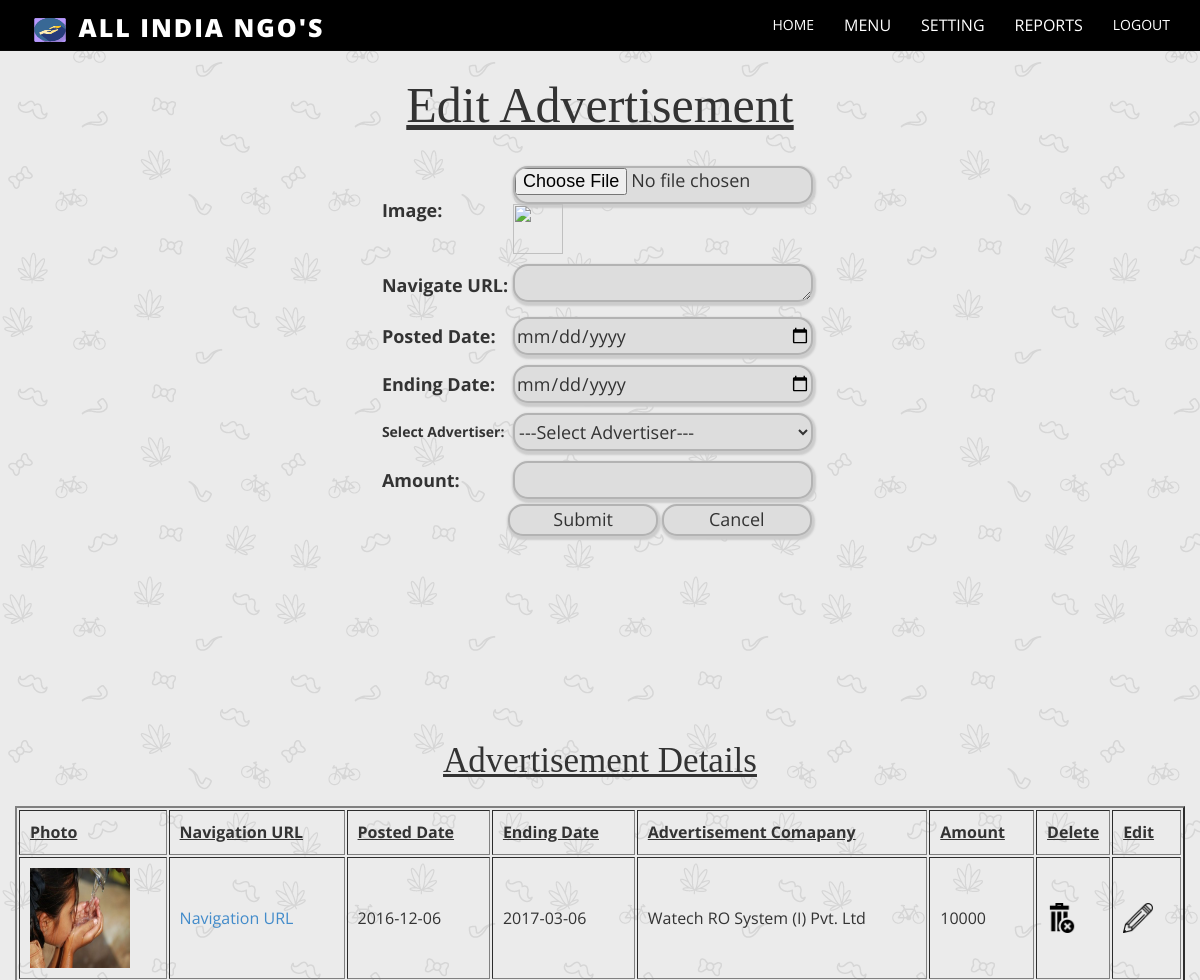
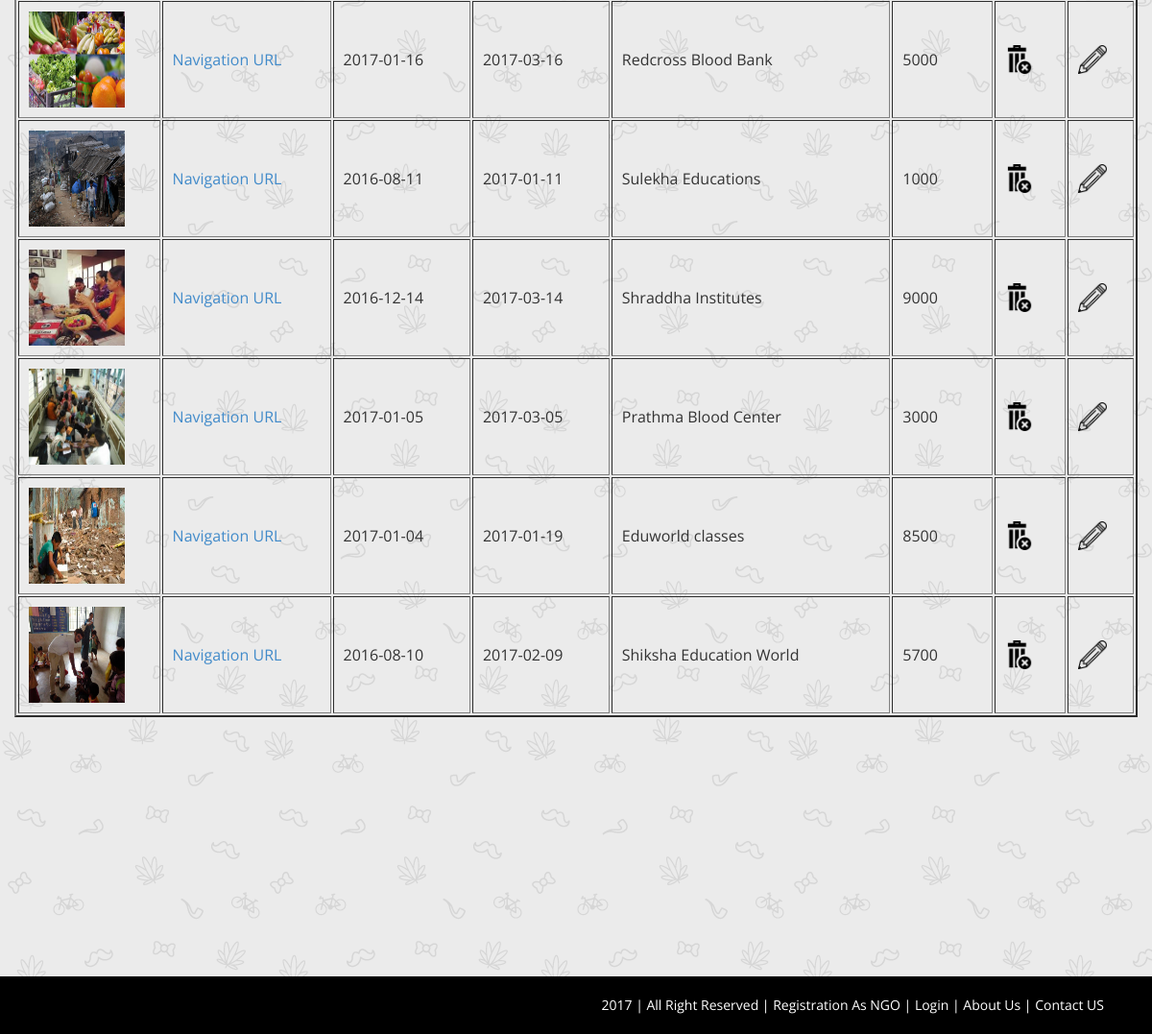
Page /project/editadvertisement.php on the committed database (2 pictures, top to bottom).
### tables this page shows
CREATE TABLE IF NOT EXISTS `advertisement_table` (
  `advertisementid` int(10) NOT NULL AUTO_INCREMENT,
  `photo` varchar(100) NOT NULL,
  `navigateURL` varchar(100) NOT NULL,
  `posteddate` date NOT NULL,
  `enddate` date NOT NULL,
  `advertiserid` int(10) NOT NULL,
  `amount` varchar(20) NOT NULL,
  PRIMARY KEY (`advertisementid`)
);

CREATE TABLE IF NOT EXISTS `advertiser_table` (
  `advertiserid` int(10) NOT NULL AUTO_INCREMENT,
  `name` varchar(30) NOT NULL,
  `companyname` varchar(30) NOT NULL,
  `contactno` varchar(15) NOT NULL,
  `emailid` varchar(30) NOT NULL,
  `regdate` date NOT NULL,
  PRIMARY KEY (`advertiserid`)
);

### project/editadvertisement.php (the view, shortened to what this page needs)
<?php
	include("adminheader.php");
	include("dbconnection.php");
	$id=$_GET["x"];
	$rd=$obj->query("select *From advertisement_table where advertisementid='$id'");
	$rdc=$rd->fetch();
?>
<center>
<form action="updateadvertisement.php" method="post" enctype="multipart/form-data">
<span class="header">Edit Advertisement</span>
<br>
<br>
<table>
<tr>
	<td style="font-size:18px;"><b>Image:</b></td>
	<td style="padding:5px"><input type="file" class="tbox" name="i1"  style="width:300px;height:38px" ><img src='<?php echo $rdc["photo"]; ?>' width="50" height="50"></td>
</tr>
<tr>
	<td style="font-size:18px;"><b>Navigate URL:</b></td>
	<td style="padding:5px"><textarea rows="5" cols="25" class="tbox" name="t1"  style="width:300px;height:38px;font-size:18px;"><?php echo $rdc["navigateURL"]; ?></textarea>
</tr>
<tr>
	<td style="font-size:18px;"><b>Posted Date:</b></td>
	<td style="padding:5px"><input type="date" name="t2" class="tbox"  style="width:300px;height:38px" value='<?php echo $rdc["posteddate"]; ?>'></td>
</tr>
<tr>
	<td style="font-size:18px;"><b>Ending Date:</b></td>
	<td style="padding:5px"><input type="date" name="t3" class="tbox" style="width:300px;height:38px"  value='<?php echo $rdc["enddate"]; ?>'></td>
</tr>
<tr>
	<td><b>Select Advertiser:</b></td>
	<td style="padding:5px"><select name="t4" class="tbox" style="width:300px;height:38px;font-size:18px;">
		<option value=0>---Select Advertiser---</option>
	    </select>
	</td>
</tr>
<tr>
	<td style="font-size:18px;"><b>Amount:</b></td>
	<td style="padding:5px"><input type="text" class="tbox" name="t5"  style="width:300px;height:38px" value='<?php echo $rdc["amount"]; ?>'></td>
</tr>
<tr>
	<td>&nbsp;</td>
	<td><input type="submit" value="Submit" class="tbox" name="b1"   style="width:150px;font-size:18px;">
	<input type="reset" value="Cancel" name="b2" class="tbox" style="width:150px;font-size:18px;"></td>
</tr>
</table>
</form>
<?php
	$rs=$obj->query("select *From advertisement_table a,advertiser_table t where a.advertiserid=t.advertiserid");
?>
<br>
<br>
<br>
<br>
<br><br>
<br><br>
<br><br>
<span class="table" > Advertisement Details</span>
<br><br>
<table class="tbl" border=2>
<tr>
	<td style="padding:10px;font-size:16px"><b><u>Photo</b></u></td>
	<td style="padding:10px;font-size:16px"><b><u>Navigation URL</b></u></td>
	<td style="padding:10px;font-size:16px"><b><u>Posted Date</td>
	<td style="padding:10px;font-size:16px"><b><u>Ending Date</b></u></td>
	<td style="padding:10px;font-size:16px"><b><u>Advertisement Comapany</b></u></td>
	<td style="padding:10px;font-size:16px"><b><u>Amount</b></u></td>
	<td style="padding:10px;font-size:16px"><b><u>Delete</b></u></td>
	<td style="padding:10px;font-size:16px"><b><u>Edit</b></u></td>
</tr>
	<?php
		while($db=$rs->fetch())
		{
	?>
	<tr>
				<td style="padding:10px"><img src='<?php echo $db["photo"]; ?>' height=100 width=100></td>
				<td style="padding:10px;font-size:16px"><a href='<?php echo $db["navigateURL"]; ?>'>Navigation URL</a></td>
				<td style="padding:10px;font-size:16px"><?php echo $db["posteddate"]; ?></td>
				<td style="padding:10px;font-size:16px"><?php echo $db["enddate"]; ?></td>
				<td style="padding:10px;font-size:16px"><?php echo $db["companyname"]; ?></td>
				<td style="padding:10px;font-size:16px"><?php echo $db["amount"]; ?></td>
				<td style="padding:10px;font-size:16px" width="6%"><a href='deleteadvertisement.php?x=<?php echo $db["advertisementid"]; ?>'><img src="image\delete.png"  height=30 width=30></a></td>
				<td style="padding:10px;font-size:16px" width="6%"><a href='editadvertisement.php?x=<?php echo $db["advertiserid"]; ?>'><img src="image\edit.png"  height=30 width=30></a></td>
			</tr>
	<?php
	   }
	?>
</table>
</center>
<?php
	include("adminfooter.php");
?>

### project/editadvertisement.php (style rules this page uses)
.header { color:dark grey; font-family:bookman old style; font-size:50px;; text-decoration:underline; }
.table { color:dark grey; font-family:bookman old style; font-size:35px; text-decoration:underline; }
.tbox { border:2px solid #b3b3b3; background:#dddddd; width:200px; border-radius:15px; -moz-border-radius:25px; -moz-box-shadow:1px 1px 1px #ccc; -webkit-box-shadow: 1px 1px 1px 1px #ccc; box-shadow: 1px 2px 2px 2px #ccc; }
.tbl { border-collapse: separate; border-spacing: 2px 2px; border-color:dark grey; }
input[type="text"] { font-size:18px; }
input[type="file"] { font-size:18px; }
input[type="date"] { font-size:18px; }

### rows in the picture
advertisement_table: photo (picture), posteddate "2016-12-06", enddate "2017-03-06", advertiserid.companyname "Watech RO System (I) Pvt. Ltd", amount "10000"
advertisement_table: photo (picture), posteddate "2017-01-16", enddate "2017-03-16", advertiserid.companyname "Redcross Blood Bank", amount "5000"
advertisement_table: photo (picture), posteddate "2016-08-11", enddate "2017-01-11", advertiserid.companyname "Sulekha Educations", amount "1000"
advertisement_table: photo (picture), posteddate "2016-12-14", enddate "2017-03-14", advertiserid.companyname "Shraddha Institutes", amount "9000"
advertisement_table: photo (picture), posteddate "2017-01-05", enddate "2017-03-05", advertiserid.companyname "Prathma Blood Center", amount "3000"
advertisement_table: photo (picture), posteddate "2017-01-04", enddate "2017-01-19", advertiserid.companyname "Eduworld classes", amount "8500"
advertisement_table: photo (picture), posteddate "2016-08-10", enddate "2017-02-09", advertiserid.companyname "Shiksha Education World", amount "5700"
